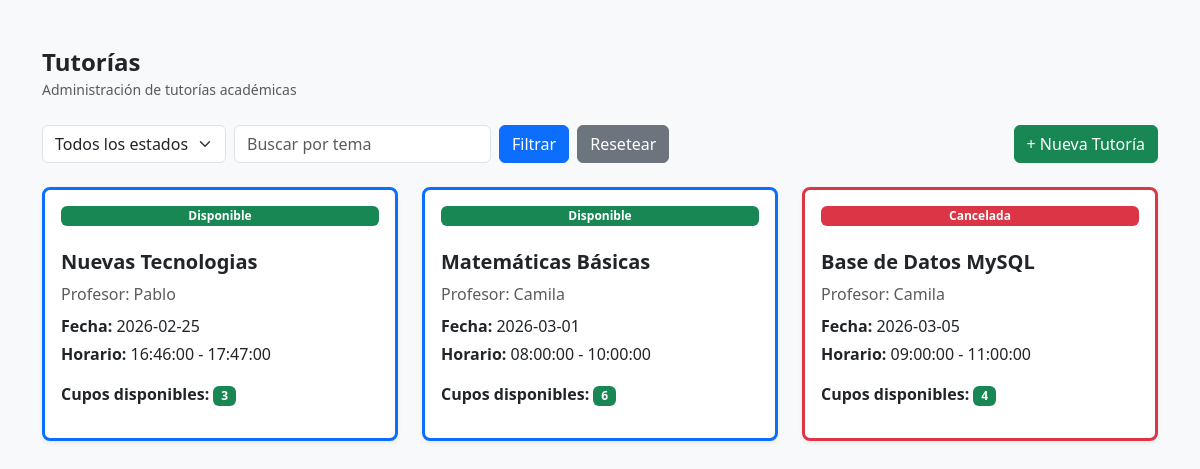
The app's page /sistema_tutorias/tutorias/listar.php with its own data.
### tables this page shows
CREATE TABLE `tb_tutorias` (
  `id_tutoria` int(11) NOT NULL,
  `id_profesor` int(11) NOT NULL,
  `fecha` date NOT NULL,
  `hora_inicio` time NOT NULL,
  `hora_fin` time NOT NULL,
  `tema` varchar(255) NOT NULL,
  `cupos` int(11) NOT NULL,
  `estado` enum('disponible','reservada','cancelada') DEFAULT 'disponible',
  `fecha_creacion` timestamp NOT NULL DEFAULT current_timestamp()
);

CREATE TABLE `tb_usuarios` (
  `id_usuario` int(11) NOT NULL,
  `nombre` varchar(100) NOT NULL,
  `correo` varchar(100) NOT NULL,
  `password` varchar(255) NOT NULL,
  `id_rol` int(11) NOT NULL,
  `activo` tinyint(1) DEFAULT 1,
  `fecha_creacion` timestamp NOT NULL DEFAULT current_timestamp()
);

### sistema_tutorias/tutorias/listar.php (the view, shortened to what this page needs)
<?php
require_once "../config/conexion.php";
$tema_filtro = isset($_GET['tema']) ? $_GET['tema'] : '';
$where_sql = '';
$sql = "
    SELECT t.id_tutoria, t.tema, t.fecha, t.hora_inicio, t.hora_fin, t.cupos, t.estado,
           u.nombre AS profesor
    FROM tb_tutorias t
    INNER JOIN tb_usuarios u ON t.id_profesor = u.id_usuario
    $where_sql
    ORDER BY t.fecha ASC
";
$resultado = $conexion->query($sql);
?>
<?php include "../includes/header.php"; ?>
<div class="container py-5">
    <div class="mb-4">
        <h4 class="fw-semibold mb-0">Tutorías</h4>
        <small class="text-muted">Administración de tutorías académicas</small>
    </div>
    <form method="GET" class="mb-4 d-flex gap-2 flex-wrap align-items-center">
        <select name="estado" class="form-select w-auto">
            <option value="">Todos los estados</option>
        </select>
        <input type="text" name="tema" placeholder="Buscar por tema" class="form-control w-auto" value="<?php echo htmlspecialchars($tema_filtro); ?>">
        <button type="submit" class="btn btn-primary">Filtrar</button>
        <a href="listar.php" class="btn btn-secondary">Resetear</a>
        <a href="crear.php" class="btn btn-success ms-auto">+ Nueva Tutoría</a>
    </form>
    <?php if ($resultado->num_rows > 0): ?>
        <div class="row g-4">
            <?php while ($tutoria = $resultado->fetch_assoc()): ?>
                <?php
                $stmt = $conexion->prepare("SELECT COUNT(*) as total FROM tb_reservas WHERE id_tutoria = ?");
                $stmt->bind_param("i", $tutoria['id_tutoria']);
                $stmt->execute();
                $reservas = $stmt->get_result()->fetch_assoc()['total'];
                $cupos_disponibles = $tutoria['cupos'] - $reservas;
                $border_class = 'border-primary';
                if ($tutoria['estado'] == 'reservada') $border_class = 'border-warning';
                elseif ($tutoria['estado'] == 'cancelada') $border_class = 'border-danger';
                ?>
                <div class="col-md-6 col-lg-4">
                    <div class="card h-100 shadow-sm rounded-3 border-3 <?php echo $border_class; ?>">
                        <div class="card-body d-flex flex-column">
                            <span class="badge bg-<?php
                                echo ($tutoria['estado']=='disponible')?'success':
                                    (($tutoria['estado']=='reservada')?'warning':'danger');
                            ?>">
                                <?php echo ucfirst($tutoria['estado']); ?>
                            </span>
                            <br>
                            <h5 class="fw-semibold"><?php echo htmlspecialchars($tutoria['tema']); ?></h5>
                            <p class="text-muted mb-2">Profesor: <?php echo htmlspecialchars($tutoria['profesor']); ?></p>
                            <p class="mb-1"><strong>Fecha:</strong> <?php echo $tutoria['fecha']; ?></p>
                            <p class="mb-3"><strong>Horario:</strong> <?php echo $tutoria['hora_inicio']; ?> - <?php echo $tutoria['hora_fin']; ?></p>
                            <p>
                                <strong>Cupos disponibles:</strong>
                                <span class="badge bg-<?php echo ($cupos_disponibles > 0) ? 'success' : 'danger'; ?>">
                                    <?php echo $cupos_disponibles; ?>
                                </span>
                            </p>
                        </div>
                    </div>
                </div>
            <?php endwhile; ?>
        </div>
    <?php else: ?>
        <div class="bg-white p-4 rounded-3 shadow-sm text-center">
            <p class="text-muted mb-0">No hay tutorías registradas.</p>
        </div>
    <?php endif; ?>
</div>

### records on screen
tb_tutorias: estado "Disponible", tema "Nuevas Tecnologias", id_profesor.nombre "Pablo", fecha "2026-02-25", hora_inicio "16:46:00", hora_fin "17:47:00", cupos "3"
tb_tutorias: estado "Disponible", tema "Matemáticas Básicas", id_profesor.nombre "Camila", fecha "2026-03-01", hora_inicio "08:00:00", hora_fin "10:00:00", cupos_disponibles "6"
tb_tutorias: estado "Cancelada", tema "Base de Datos MySQL", id_profesor.nombre "Camila", fecha "2026-03-05", hora_inicio "09:00:00", hora_fin "11:00:00", cupos_disponibles "4"
